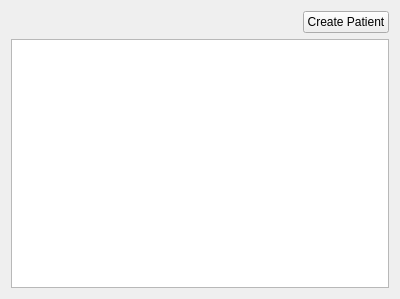
<?xml version="1.0" encoding="UTF-8"?>
<ui version="4.0">
 <class>Form</class>
 <widget class="QWidget" name="Form">
  <property name="geometry">
   <rect>
    <x>0</x>
    <y>0</y>
    <width>400</width>
    <height>299</height>
   </rect>
  </property>
  <property name="windowTitle">
   <string>Form</string>
  </property>
  <layout class="QGridLayout" name="gridLayout">
   <item row="0" column="0">
    <layout class="QVBoxLayout" name="verticalLayout">
     <item>
      <layout class="QHBoxLayout" name="horizontalLayout">
       <item>
        <spacer name="horizontalSpacer">
         <property name="orientation">
          <enum>Qt::Horizontal</enum>
         </property>
         <property name="sizeHint" stdset="0">
          <size>
           <width>40</width>
           <height>20</height>
          </size>
         </property>
        </spacer>
       </item>
       <item>
        <widget class="QPushButton" name="createPatientButton">
         <property name="text">
          <string>Create Patient</string>
         </property>
        </widget>
       </item>
      </layout>
     </item>
     <item>
      <widget class="QTableView" name="patientTree"/>
     </item>
    </layout>
   </item>
  </layout>
 </widget>
 <resources/>
 <connections/>
</ui>
